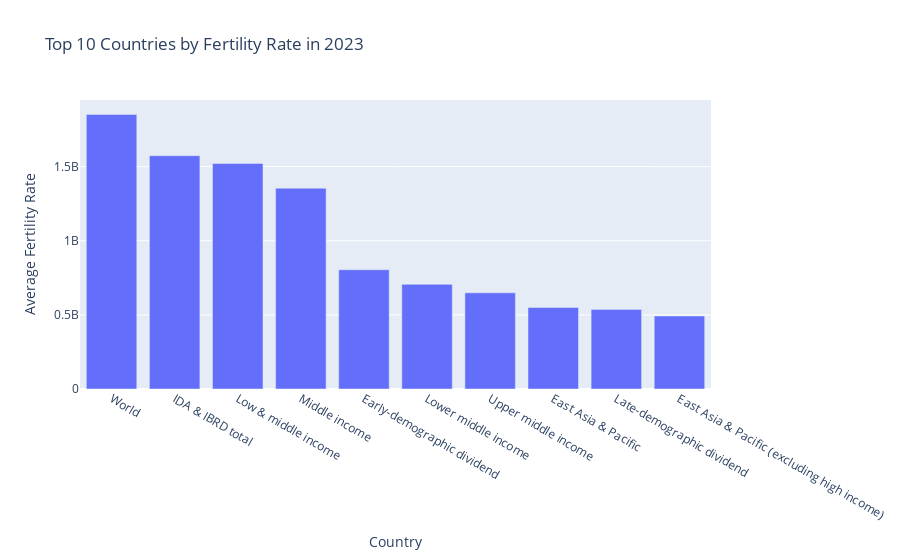

The notebook cell this image was saved under:
### Code cell
# Query for top 10 countries by fertility rate
query = """
SELECT country_name, AVG(fertility_rate) AS avg_fertility_rate
FROM population_fertility_gdp
WHERE year = 2023
GROUP BY country_name
ORDER BY avg_fertility_rate DESC
LIMIT 10;
"""
df_top10 = pd.read_sql(query, engine)

# Bar chart for bottom 10 Fertility Rates
fig = px.bar(df_top10, x='country_name', y='avg_fertility_rate', 
             labels={'avg_fertility_rate':'Average Fertility Rate', 'country_name':'Country'},
             title='Top 10 Countries by Fertility Rate in 2023')

fig.show()

### Figure 1 — Plotly figure (JSON) as saved in the notebook; plotly's stock layout.template omitted (floating-point values rounded to 4 significant figures)
{"data": [{"alignmentgroup": "True", "hovertemplate": "Country=%{x}<br>Average Fertility Rate=%{y}<extra></extra>", "legendgroup": "", "marker": {"color": "#636efa", "pattern": {"shape": ""}}, "name": "", "offsetgroup": "", "orientation": "v", "showlegend": false, "textposition": "auto", "type": "bar", "x": ["World", "IDA & IBRD total", "Low & middle income", "Middle income", "Early-demographic dividend", "Lower middle income", "Upper middle income", "East Asia & Pacific", "Late-demographic dividend", "East Asia & Pacific (excluding high income)"], "xaxis": "x", "y": [1852000000.0, 1574000000.0, 1521000000.0, 1355000000.0, 804500000.0, 706100000.0, 648500000.0, 549400000.0, 537000000.0, 492400000.0], "yaxis": "y"}], "layout": {"autosize": true, "barmode": "relative", "legend": {"tracegroupgap": 0}, "title": {"text": "Top 10 Countries by Fertility Rate in 2023"}, "xaxis": {"anchor": "y", "autorange": true, "domain": [0, 1], "range": [-0.5, 9.5], "title": {"text": "Country"}, "type": "category"}, "yaxis": {"anchor": "x", "autorange": true, "domain": [0, 1], "range": [0, 1949000000.0], "title": {"text": "Average Fertility Rate"}, "type": "linear"}}}
